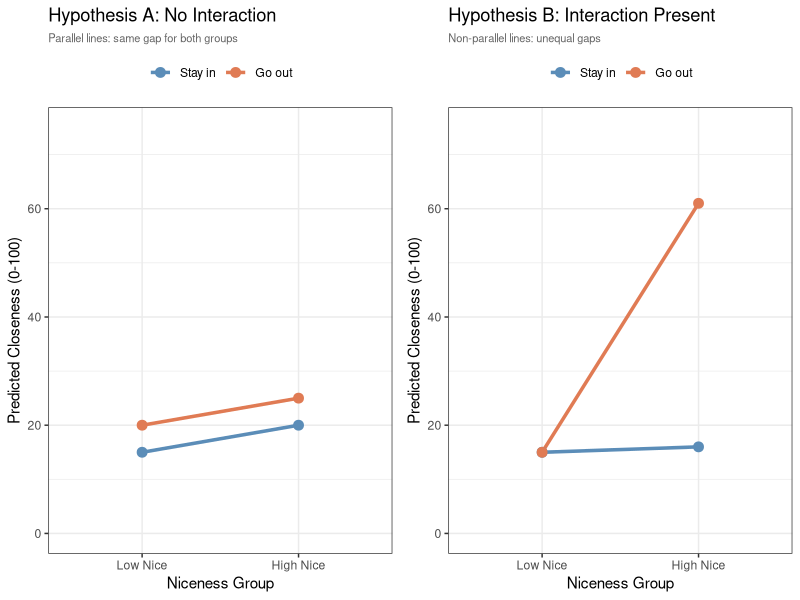
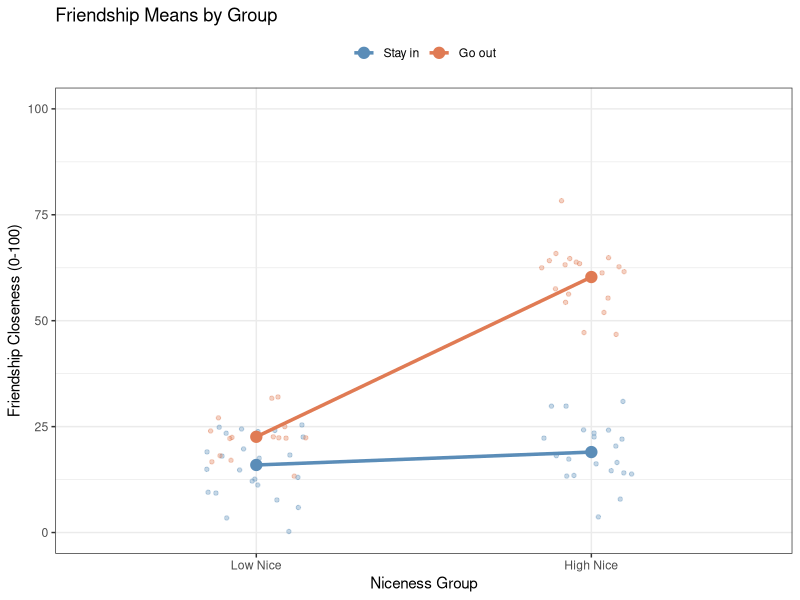
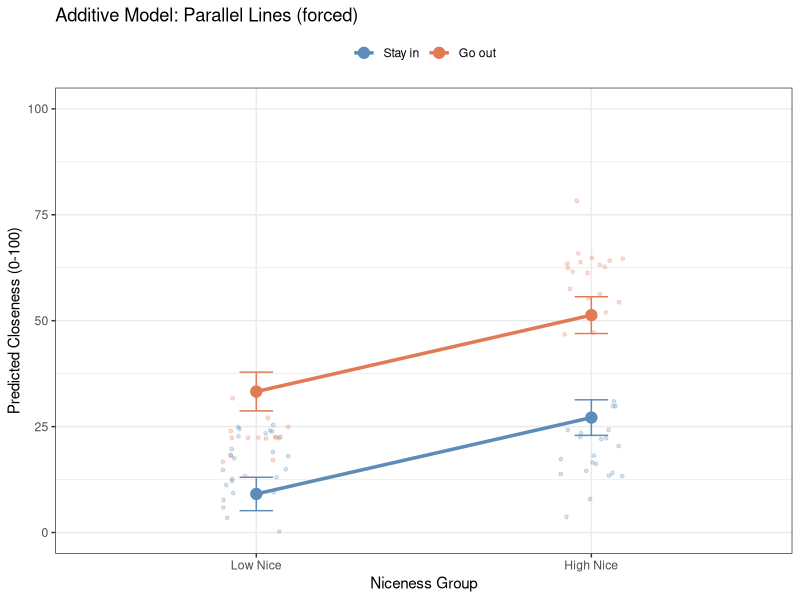
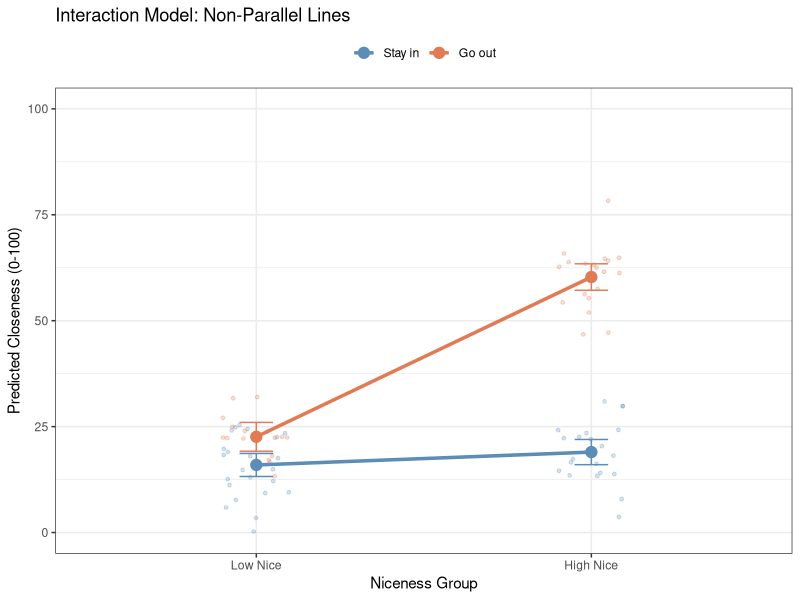
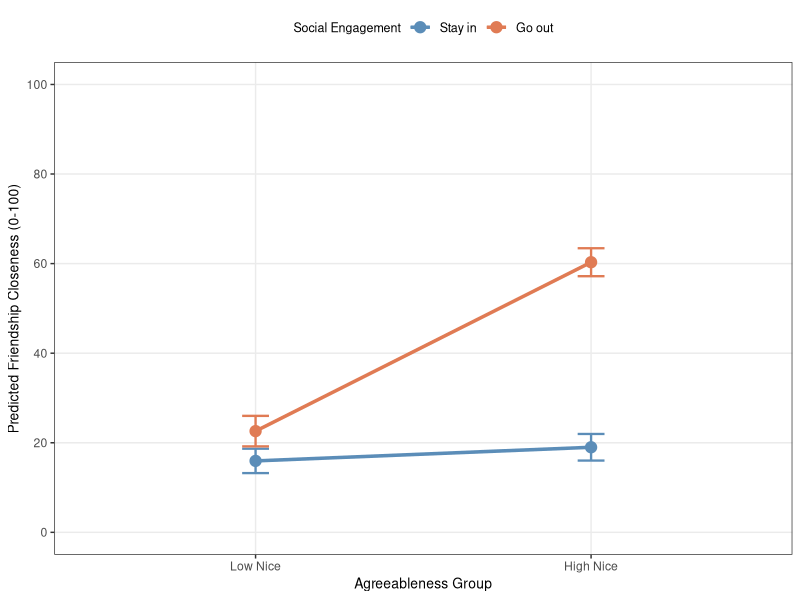

Recreate these plots in R, in order.
## ---- chunk 1
knitr::opts_chunk$set(echo = FALSE)
knitr::opts_chunk$set(message = FALSE)
knitr::opts_chunk$set(warning = FALSE)
knitr::opts_chunk$set(fig.width = 4.5)
knitr::opts_chunk$set(fig.height = 3.5)
knitr::opts_chunk$set(fig.align = 'center')
knitr::opts_chunk$set(fig.show = "hold")
## ---- chunk 2
library(tidyverse)
library(ggplot2)
library(emmeans)
library(gridExtra)
## ---- chunk 3
#| fig-cap: "The 2 × 2 version of the two hypotheses. With only two levels on the x axis, non-parallel no longer means different slopes; it means differently sized gaps."
#| fig-alt: "Two side-by-side line graphs, each with Low Nice and High Nice on the x axis and predicted closeness from 0 to 75 on the y axis, and two connected points per Going Out group. In the left panel, Hypothesis A No Interaction, the Stay in line rises from 15 to 20 and the Go out line rises from 20 to 25, so the two lines are parallel and the vertical gap stays at 5. In the right panel, Hypothesis B Interaction Present, both lines start at 15 for Low Nice, but the Stay in line rises only to 16 while the Go out line jumps to 61, opening a large gap at the right."

## Hypothesis A: No interaction (equal gaps)
df_A <- data.frame(
  NiceGroup = rep(c("Low Nice", "High Nice"), 2),
  GoingOut  = rep(c("Stay in", "Go out"), each = 2),
  Predicted = c(15, 20, 20, 25)
)
df_A$NiceGroup <- factor(df_A$NiceGroup, levels = c("Low Nice", "High Nice"))
df_A$GoingOut  <- factor(df_A$GoingOut,  levels = c("Stay in", "Go out"))

p_A <- ggplot(df_A, aes(x = NiceGroup, y = Predicted,
                         color = GoingOut, group = GoingOut)) +
  geom_line(linewidth = 1.2) +
  geom_point(size = 3) +
  scale_color_manual(values = c("Stay in" = "#5b8db8", "Go out" = "#e07b54")) +
  scale_y_continuous(limits = c(0, 75)) +
  labs(title = "Hypothesis A: No Interaction",
       subtitle = "Parallel lines: same gap for both groups",
       x = "Niceness Group", y = "Predicted Closeness (0-100)",
       color = NULL) +
  theme_bw() +
  theme(legend.position = "top",
        plot.subtitle = element_text(size = 8, color = "grey40"))

## Hypothesis B: Interaction (unequal gaps)
df_B <- data.frame(
  NiceGroup = rep(c("Low Nice", "High Nice"), 2),
  GoingOut  = rep(c("Stay in", "Go out"), each = 2),
  Predicted = c(15, 16, 15, 61)
)
df_B$NiceGroup <- factor(df_B$NiceGroup, levels = c("Low Nice", "High Nice"))
df_B$GoingOut  <- factor(df_B$GoingOut,  levels = c("Stay in", "Go out"))

p_B <- ggplot(df_B, aes(x = NiceGroup, y = Predicted,
                         color = GoingOut, group = GoingOut)) +
  geom_line(linewidth = 1.2) +
  geom_point(size = 3) +
  scale_color_manual(values = c("Stay in" = "#5b8db8", "Go out" = "#e07b54")) +
  scale_y_continuous(limits = c(0, 75)) +
  labs(title = "Hypothesis B: Interaction Present",
       subtitle = "Non-parallel lines: unequal gaps",
       x = "Niceness Group", y = "Predicted Closeness (0-100)",
       color = NULL) +
  theme_bw() +
  theme(legend.position = "top",
        plot.subtitle = element_text(size = 8, color = "grey40"))

gridExtra::grid.arrange(p_A, p_B, ncol = 2)
## ---- chunk 4
library(tidyverse)

set.seed(42)
n <- 200
X <- runif(n, 0, 10)
Z <- rbinom(n, 1, 0.5)
Y <- 0.05 * X + 0 * Z + 5 * X * Z + 15 + rnorm(n, sd = 7)
Friend.Data.Full <- data.frame(BeingNice = X, GoingOut = Z, Closeness = Y)
Friend.Data.Full$GoingOut_ <- factor(Friend.Data.Full$GoingOut,
                                     levels = c(0, 1),
                                     labels = c("Stay in", "Go out"))

# Create niceness group for extremes
Friend.Data.Full$NiceGroup_ <- ifelse(Friend.Data.Full$BeingNice < 2,  "Low Nice",
                               ifelse(Friend.Data.Full$BeingNice > 8, "High Nice", NA))

# Keep only extreme groups
Friend.Data <- Friend.Data.Full %>%
  filter(!is.na(NiceGroup_)) %>%
  mutate(NiceGroup_ = factor(NiceGroup_, levels = c("Low Nice", "High Nice")))

n_low_stayin  <- sum(Friend.Data$NiceGroup_ == "Low Nice"  & Friend.Data$GoingOut_ == "Stay in")
n_low_goout   <- sum(Friend.Data$NiceGroup_ == "Low Nice"  & Friend.Data$GoingOut_ == "Go out")
n_high_stayin <- sum(Friend.Data$NiceGroup_ == "High Nice" & Friend.Data$GoingOut_ == "Stay in")
n_high_goout  <- sum(Friend.Data$NiceGroup_ == "High Nice" & Friend.Data$GoingOut_ == "Go out")
## ---- chunk 5
Friend.Data %>%
  group_by(NiceGroup_, GoingOut_) %>%
  summarise(n = n(),
            M_Close  = round(mean(Closeness), 2),
            SD_Close = round(sd(Closeness), 2),
            .groups = "drop")
## ---- chunk 6
#| fig-cap: "The four cells before any model is fit. Jittered raw scores with the observed cell means connected by group."
#| fig-alt: "A plot with Low Nice and High Nice on the x axis and Friendship Closeness 0 to 100 on the y axis, showing jittered raw data points and two connected cell-mean lines. The blue Stay in line is nearly flat, from about 16 to 19. The orange Go out line rises steeply from about 23 to about 60. The Go out High Nice cluster of points sits well above every other cell."

cell_means <- Friend.Data %>%
  group_by(NiceGroup_, GoingOut_) %>%
  summarise(M = mean(Closeness), .groups = "drop")

ggplot(Friend.Data, aes(x = NiceGroup_, y = Closeness, color = GoingOut_)) +
  geom_jitter(width = 0.15, alpha = 0.35, size = 1.2) +
  geom_line(data = cell_means, aes(y = M, group = GoingOut_), linewidth = 1.2) +
  geom_point(data = cell_means, aes(y = M), size = 3.5) +
  scale_color_manual(values = c("Stay in" = "#5b8db8", "Go out" = "#e07b54")) +
  scale_y_continuous(limits = c(0, 100)) +
  labs(title = "Friendship Means by Group",
       x = "Niceness Group", y = "Friendship Closeness (0-100)",
       color = NULL) +
  theme_bw() +
  theme(legend.position = "top")
## ---- chunk 7
Model.1 <- lm(Closeness ~ NiceGroup_ + GoingOut_, data = Friend.Data)
summary(Model.1)
## ---- chunk 8
R2.1 <- summary(Model.1)$r.squared
R2.2.temp <- summary(lm(Closeness ~ NiceGroup_ * GoingOut_, data = Friend.Data))$r.squared
## ---- chunk 9
#| fig-cap: "The additive model's estimated cell means, with error bars and the raw data behind them. The lines are parallel because the model is not permitted to draw anything else."
#| fig-alt: "A plot with Low Nice and High Nice on the x axis and predicted closeness 0 to 100 on the y axis, showing two parallel rising lines with error bars over faint raw data. The blue Stay in line runs from about 9 to 27 and the orange Go out line from about 33 to 51, both at the same angle. The raw points do not match: the actual Go out High Nice points cluster near 60, well above the line drawn for them, and the Stay in points sit near 16 to 19 rather than on their line."

Add.Em <- emmeans(Model.1, ~ NiceGroup_ | GoingOut_)
Add.Plot <- as.data.frame(Add.Em)

ggplot(Add.Plot, aes(x = NiceGroup_, y = emmean,
                     color = GoingOut_, group = GoingOut_)) +
  geom_point(data = Friend.Data,
             aes(x = NiceGroup_, y = Closeness, color = GoingOut_),
             alpha = 0.25, size = 1, position = position_jitter(width = 0.1)) +
  geom_line(linewidth = 1.2) +
  geom_point(size = 3.5) +
  geom_errorbar(aes(ymin = lower.CL, ymax = upper.CL), width = 0.1) +
  scale_color_manual(values = c("Stay in" = "#5b8db8", "Go out" = "#e07b54")) +
  scale_y_continuous(limits = c(0, 100)) +
  labs(title = "Additive Model: Parallel Lines (forced)",
       x = "Niceness Group", y = "Predicted Closeness (0-100)",
       color = NULL) +
  theme_bw() +
  theme(legend.position = "top")
## ---- chunk 10
Model.2 <- lm(Closeness ~ NiceGroup_ * GoingOut_, data = Friend.Data)
summary(Model.2)
## ---- chunk 11
R2.1 <- summary(Model.1)$r.squared
R2.2 <- summary(Model.2)$r.squared
aov_comp  <- anova(Model.1, Model.2)
delta_F   <- round(aov_comp$F[2], 2)
delta_df1 <- aov_comp$Df[2]
delta_df2 <- aov_comp$Res.Df[2]
delta_p   <- aov_comp$`Pr(>F)`[2]
## ---- chunk 12
knitr::kable(anova(Model.1, Model.2), digits = 3,
             caption = "Model Comparison: Additive vs. Interaction")
## ---- chunk 13
cat("Additive model R-squared:    ", round(R2.1, 3), "\n")
cat("Interaction model R-squared: ", round(R2.2, 3), "\n")
cat("Change in R-squared:         ", round(R2.2 - R2.1, 3), "\n")
## ---- chunk 14
#| fig-cap: "The interaction model's estimated cell means. Freed to give each row its own gap, the model reproduces the four observed cell means exactly."
#| fig-alt: "A plot with Low Nice and High Nice on the x axis and predicted closeness 0 to 100 on the y axis, showing two clearly non-parallel lines with error bars over faint raw data. The blue Stay in line is nearly flat, from about 16 to 19. The orange Go out line climbs steeply from about 23 to about 60. The raw points now sit tightly around their own cell means."

Inter.Em <- emmeans(Model.2, ~ NiceGroup_ | GoingOut_)
Inter.Plot <- as.data.frame(Inter.Em)

ggplot(Inter.Plot, aes(x = NiceGroup_, y = emmean,
                       color = GoingOut_, group = GoingOut_)) +
  geom_point(data = Friend.Data,
             aes(x = NiceGroup_, y = Closeness, color = GoingOut_),
             alpha = 0.25, size = 1, position = position_jitter(width = 0.1)) +
  geom_line(linewidth = 1.2) +
  geom_point(size = 3.5) +
  geom_errorbar(aes(ymin = lower.CL, ymax = upper.CL), width = 0.1) +
  scale_color_manual(values = c("Stay in" = "#5b8db8", "Go out" = "#e07b54")) +
  scale_y_continuous(limits = c(0, 100)) +
  labs(title = "Interaction Model: Non-Parallel Lines",
       x = "Niceness Group", y = "Predicted Closeness (0-100)",
       color = NULL) +
  theme_bw() +
  theme(legend.position = "top")
## ---- chunk 15
summary(Model.2)
## ---- chunk 16
B0 <- round(coef(Model.2)["(Intercept)"], 2)
B1 <- round(coef(Model.2)["NiceGroup_High Nice"], 2)
B2 <- round(coef(Model.2)["GoingOut_Go out"], 2)
B3 <- round(coef(Model.2)["NiceGroup_High Nice:GoingOut_Go out"], 2)
SE3 <- round(summary(Model.2)$coefficients["NiceGroup_High Nice:GoingOut_Go out", "Std. Error"], 2)
t3  <- round(summary(Model.2)$coefficients["NiceGroup_High Nice:GoingOut_Go out", "t value"], 2)
p3  <- summary(Model.2)$coefficients["NiceGroup_High Nice:GoingOut_Go out", "Pr(>|t|)"]
## ---- chunk 17
library(emmeans)

Fit.2 <- emmeans(Model.2, ~ NiceGroup_ | GoingOut_)
pairs(Fit.2, adjust = "none") %>% summary(infer = TRUE)
## ---- chunk 18
se_out <- pairs(Fit.2, adjust = "none") %>% summary(infer = TRUE)
se_df  <- as.data.frame(se_out)
b_stayin <- round(se_df$estimate[se_df$GoingOut_ == "Stay in"], 2)
b_goout  <- round(se_df$estimate[se_df$GoingOut_ == "Go out"],  2)
p_stayin <- se_df$p.value[se_df$GoingOut_ == "Stay in"]
p_goout  <- se_df$p.value[se_df$GoingOut_ == "Go out"]
t_stayin <- round(se_df$t.ratio[se_df$GoingOut_ == "Stay in"], 2)
t_goout  <- round(se_df$t.ratio[se_df$GoingOut_ == "Go out"],  2)
se_stayin <- round(se_df$SE[se_df$GoingOut_ == "Stay in"], 2)
se_goout  <- round(se_df$SE[se_df$GoingOut_ == "Go out"],  2)
## ---- chunk 19
eff_size(Fit.2,
         sigma = sigma(Model.2),
         edf   = df.residual(Model.2),
         method = "pairwise")
## ---- chunk 20
d_out   <- eff_size(Fit.2, sigma = sigma(Model.2), edf = df.residual(Model.2))
d_df    <- as.data.frame(d_out)
d_stay  <- round(abs(d_df$effect.size[d_df$GoingOut_ == "Stay in"]), 2)
d_go    <- round(abs(d_df$effect.size[d_df$GoingOut_ == "Go out"]),  2)
## ---- chunk 21
sm2    <- summary(Model.2)$coefficients
sm1_f  <- summary(Model.1)$fstatistic
m1_F   <- round(sm1_f[1], 2)
m1_df1 <- sm1_f[2]
m1_df2 <- sm1_f[3]

cell_desc <- Friend.Data %>%
  group_by(NiceGroup_, GoingOut_) %>%
  summarise(M = round(mean(Closeness), 1),
            SD = round(sd(Closeness), 1), .groups = "drop")

m_ln_si  <- cell_desc$M[cell_desc$NiceGroup_ == "Low Nice"  & cell_desc$GoingOut_ == "Stay in"]
sd_ln_si <- cell_desc$SD[cell_desc$NiceGroup_ == "Low Nice"  & cell_desc$GoingOut_ == "Stay in"]
m_ln_go  <- cell_desc$M[cell_desc$NiceGroup_ == "Low Nice"  & cell_desc$GoingOut_ == "Go out"]
sd_ln_go <- cell_desc$SD[cell_desc$NiceGroup_ == "Low Nice"  & cell_desc$GoingOut_ == "Go out"]
m_hn_si  <- cell_desc$M[cell_desc$NiceGroup_ == "High Nice" & cell_desc$GoingOut_ == "Stay in"]
sd_hn_si <- cell_desc$SD[cell_desc$NiceGroup_ == "High Nice" & cell_desc$GoingOut_ == "Stay in"]
m_hn_go  <- cell_desc$M[cell_desc$NiceGroup_ == "High Nice" & cell_desc$GoingOut_ == "Go out"]
sd_hn_go <- cell_desc$SD[cell_desc$NiceGroup_ == "High Nice" & cell_desc$GoingOut_ == "Go out"]
## ---- chunk 22
#| fig-alt: "A publication-style figure with Agreeableness Group, Low Nice and High Nice, on the x axis and Predicted Friendship Closeness 0 to 100 on the y axis. Two non-parallel lines connect model-estimated cell means with 95 percent confidence error bars. The blue Stay in line is nearly flat from about 16 to 19; the orange Go out line rises steeply from about 23 to about 60. The legend, titled Social Engagement, sits above the plot."

# APA interaction plot: categorical × categorical
library(ggplot2)

Fig.Data <- as.data.frame(emmeans(Model.2, ~ NiceGroup_ | GoingOut_))

ggplot(Fig.Data, aes(x = NiceGroup_, y = emmean,
                     color = GoingOut_, group = GoingOut_)) +
  # Confidence intervals
  geom_errorbar(aes(ymin = lower.CL, ymax = upper.CL),
                width = 0.08, linewidth = 0.8) +
  # Connecting lines
  geom_line(linewidth = 1.2) +
  # Cell mean points
  geom_point(size = 3.5) +
  scale_color_manual(values = c("Stay in" = "#5b8db8",
                                "Go out"  = "#e07b54"),
                     labels = c("Stay in", "Go out")) +
  scale_y_continuous(limits = c(0, 100),
                     breaks = seq(0, 100, 20)) +
  labs(x     = "Agreeableness Group",
       y     = "Predicted Friendship Closeness (0-100)",
       color = "Social Engagement") +
  theme_bw() +
  theme(legend.position   = "top",
        legend.title      = element_text(size = 9),
        legend.text       = element_text(size = 9),
        axis.title        = element_text(size = 10),
        panel.grid.minor  = element_blank())
## ---- chunk 23
anova(Model.2)
## ---- chunk 24
aov_tab <- anova(Model.2)
F_int   <- round(aov_tab["NiceGroup_:GoingOut_", "F value"], 2)
# Square the UNROUNDED t, or this lands 0.01 away from F and ruins the point
t3_raw  <- summary(Model.2)$coefficients["NiceGroup_High Nice:GoingOut_Go out", "t value"]
t3_sq   <- round(t3_raw^2, 2)

# Type III needs effect coding. Fit a second copy of the same model with contr.sum
# rather than disturbing Model.2, which every coefficient interpretation above depends on.
Model.2.sum <- lm(Closeness ~ NiceGroup_ * GoingOut_, data = Friend.Data,
                  contrasts = list(NiceGroup_ = contr.sum,
                                   GoingOut_  = contr.sum))
carAov_II  <- car::Anova(Model.2, type = 2)
carAov_III <- car::Anova(Model.2.sum, type = 3)
# Index by NAME, never position: Anova(type = 3) inserts an (Intercept) row and
# every positional index silently shifts by one.
F_nice_I   <- round(aov_tab["NiceGroup_", "F value"], 2)
F_go_I     <- round(aov_tab["GoingOut_",  "F value"], 2)
F_nice_II  <- round(carAov_II["NiceGroup_",  "F value"], 2)
F_go_II    <- round(carAov_II["GoingOut_",   "F value"], 2)
F_nice_III <- round(carAov_III["NiceGroup_", "F value"], 2)
F_go_III   <- round(carAov_III["GoingOut_",  "F value"], 2)
F_int_III  <- round(carAov_III["NiceGroup_:GoingOut_", "F value"], 2)

# What Type III returns if you forget contr.sum, for the warning callout
carAov_bad <- car::Anova(Model.2, type = 3)
F_nice_bad <- round(carAov_bad["NiceGroup_", "F value"], 2)
F_go_bad   <- round(carAov_bad["GoingOut_",  "F value"], 2)
t1_sq      <- round(summary(Model.2)$coefficients["NiceGroup_High Nice", "t value"]^2, 2)
t2_sq      <- round(summary(Model.2)$coefficients["GoingOut_Go out", "t value"]^2, 2)
## ---- chunk 25
library(car)

# Type III needs effect coding (-1/+1), not R's default dummy coding (0/1)
Model.2.sum <- lm(Closeness ~ NiceGroup_ * GoingOut_, data = Friend.Data,
                  contrasts = list(NiceGroup_ = contr.sum,
                                   GoingOut_  = contr.sum))

Anova(Model.2.sum, type = 3)
